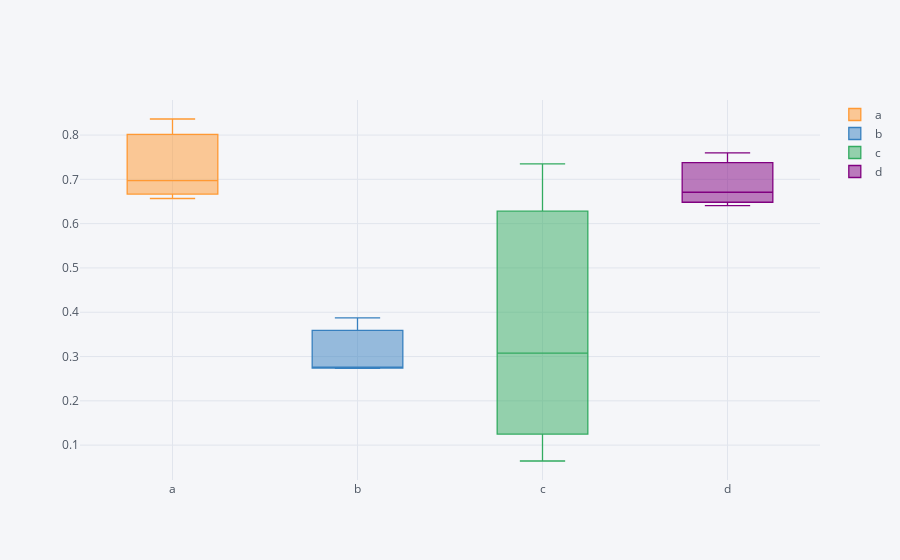

Notebook source saved alongside this figure:
### Markdown cell above
##### Box plot

### Code cell
df.iplot(kind = 'box') # IQR- inter quartile range, Q1,Q2(median),Q3, min,max

### Figure 1 — Plotly figure (JSON) as saved in the notebook; plotly's stock layout.template omitted (floating-point values rounded to 4 significant figures)
{"data": [{"boxpoints": false, "line": {"width": 1.3}, "marker": {"color": "rgba(255, 153, 51, 1.0)"}, "name": "a", "orientation": "v", "type": "box", "y": [0.6568, 0.697, 0.8362]}, {"boxpoints": false, "line": {"width": 1.3}, "marker": {"color": "rgba(55, 128, 191, 1.0)"}, "name": "b", "orientation": "v", "type": "box", "y": [0.3871, 0.2735, 0.2752]}, {"boxpoints": false, "line": {"width": 1.3}, "marker": {"color": "rgba(50, 171, 96, 1.0)"}, "name": "c", "orientation": "v", "type": "box", "y": [0.3075, 0.7351, 0.06416]}, {"boxpoints": false, "line": {"width": 1.3}, "marker": {"color": "rgba(128, 0, 128, 1.0)"}, "name": "d", "orientation": "v", "type": "box", "y": [0.6709, 0.6408, 0.7599]}], "layout": {"legend": {"bgcolor": "#F5F6F9", "font": {"color": "#4D5663"}}, "paper_bgcolor": "#F5F6F9", "plot_bgcolor": "#F5F6F9", "title": {"font": {"color": "#4D5663"}}, "xaxis": {"gridcolor": "#E1E5ED", "showgrid": true, "tickfont": {"color": "#4D5663"}, "title": {"font": {"color": "#4D5663"}, "text": ""}, "zerolinecolor": "#E1E5ED"}, "yaxis": {"gridcolor": "#E1E5ED", "showgrid": true, "tickfont": {"color": "#4D5663"}, "title": {"font": {"color": "#4D5663"}, "text": ""}, "zerolinecolor": "#E1E5ED"}}}
